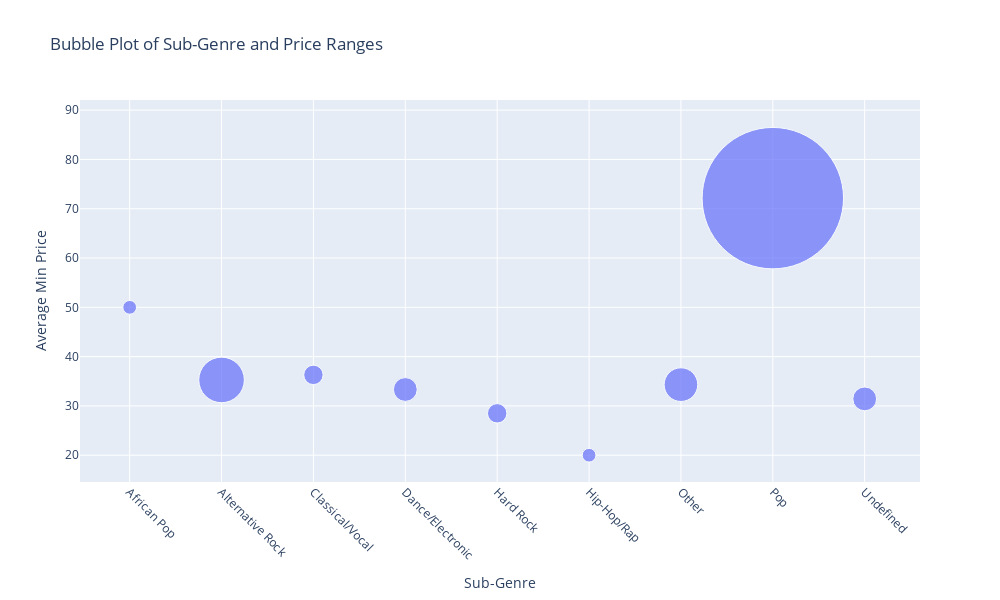

Notebook code cell kept with this figure:
### Code cell
fig = px.scatter(
    grouped,
    x="sub_genre_name",
    y="avg_min_price",
    size="count",
    size_max=100,
    hover_name="sub_genre_name",
    hover_data={"count": True, "avg_max_price": True},
    title="Bubble Plot of Sub-Genre and Price Ranges",
    labels={
        "sub_genre_name": "Sub-Genre",
        "avg_min_price": "Average Min Price",
        "count": "Number of Events"
    }
)
fig.update_layout(
    xaxis_title="Sub-Genre",
    yaxis_title="Average Min Price",
    xaxis_tickangle=45,
    height=600,
    width=1000
)

fig.show()

### Figure 1 — Plotly figure (JSON) as saved in the notebook; plotly's stock layout.template omitted (floating-point values rounded to 4 significant figures)
{"data": [{"customdata": [[1.0, 50.0], [11.0, 49.82], [2.0, 67.0], [3.0, 33.33], [2.0, 28.5], [1.0, 20.0], [6.0, 82.75], [106.0, 262.7], [3.0, 338.7]], "hovertemplate": "<b>%{hovertext}</b><br><br>Sub-Genre=%{x}<br>Average Min Price=%{y}<br>Number of Events=%{customdata[0]}<br>avg_max_price=%{customdata[1]}<extra></extra>", "hovertext": ["African Pop", "Alternative Rock", "Classical/Vocal", "Dance/Electronic", "Hard Rock", "Hip-Hop/Rap", "Other", "Pop", "Undefined"], "legendgroup": "", "marker": {"color": "#636efa", "size": [1, 11, 2, 3, 2, 1, 6, 106, 3], "sizemode": "area", "sizeref": 0.0106, "symbol": "circle"}, "mode": "markers", "name": "", "orientation": "v", "showlegend": false, "x": ["African Pop", "Alternative Rock", "Classical/Vocal", "Dance/Electronic", "Hard Rock", "Hip-Hop/Rap", "Other", "Pop", "Undefined"], "xaxis": "x", "y": [50.0, 35.27, 36.3, 33.33, 28.5, 20.0, 34.32, 72.15, 31.43], "yaxis": "y", "type": "scatter"}], "layout": {"xaxis": {"anchor": "y", "domain": [0.0, 1.0], "title": {"text": "Sub-Genre"}, "tickangle": 45}, "yaxis": {"anchor": "x", "domain": [0.0, 1.0], "title": {"text": "Average Min Price"}}, "legend": {"tracegroupgap": 0, "itemsizing": "constant"}, "title": {"text": "Bubble Plot of Sub-Genre and Price Ranges"}, "height": 600, "width": 1000}}
